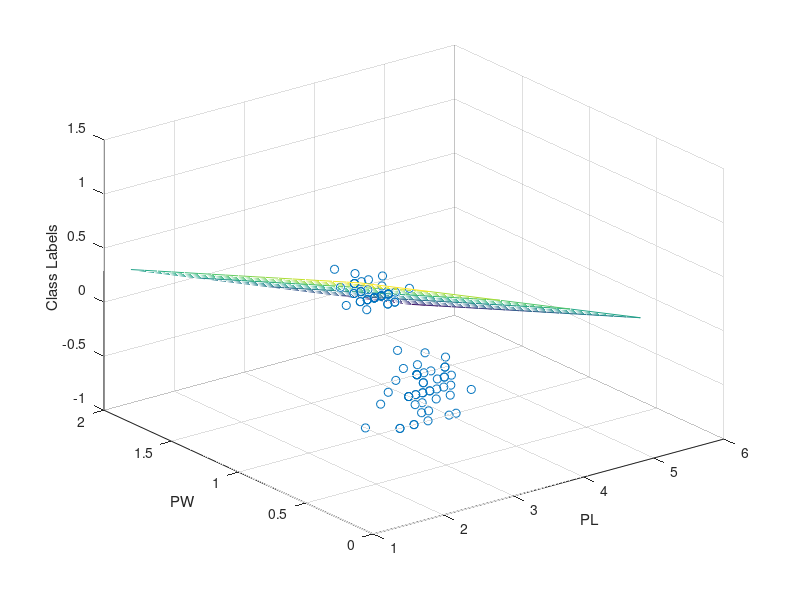

Write the MATLAB code that produced this figure. (Note: this script raises an error after producing the figure.)
clc
clear all
close all

load fisheriris

PL = meas(1:100,3);
PW = meas(1:100,4);
species = species(1:100);




%% perceptron algo
y=zeros(size(species));
y(1:50)=1;
y(51:100)=-1;

figure;
scatter3(PL,PW,y);
xlabel('PL')
ylabel('PW')
zlabel('Class Labels')
hold on

w=[rand rand];
b=rand;
x=[PL PW];

[m,n] = size(x) ;
idx = randperm(m) ;

for i=1:100
    if y(idx(i))*(w*x(idx(i),:)'+b)<0
        w=w+y(idx(i))*x(idx(i),:);
        b=b+y(idx(i));
    end
end

x1=PL;
x2=PW;
X = [ones(length(x1),1) x1 x2];
x1fit = min(x1):1:max(x1);
x2fit = min(x2):0.1:max(x2);
[X1FIT,X2FIT] = meshgrid(x1fit,x2fit);
YFIT = b + w(2)*X1FIT + w(1)*X2FIT;
mesh(X1FIT,X2FIT,YFIT)

figure;
h1 = gscatter(PL,PW,species,'krb','ov^',[],'off');
h1(1).LineWidth = 2;
h1(2).LineWidth = 2;
legend('Setosa','Versicolor','Location','best')
hold on

f = @(x1,x2) b + w(1)*x1 + w(2)*x2;
h2 = fimplicit(f,[.9 7.1 0 2.5]);
h2.Color = 'r';
h2.LineWidth = 2;
h2.DisplayName = 'Boundary between Versicolor & Setosa';

